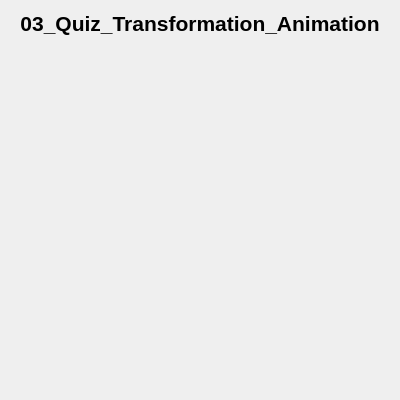
<?xml version="1.0" encoding="UTF-8"?>
<ui version="4.0">
 <class>window</class>
 <widget class="QWidget" name="window">
  <property name="geometry">
   <rect>
    <x>0</x>
    <y>0</y>
    <width>400</width>
    <height>400</height>
   </rect>
  </property>
  <property name="windowTitle">
   <string>window</string>
  </property>
  <layout class="QGridLayout" name="gridLayout">
   <item row="0" column="0">
    <widget class="QLabel" name="label">
     <property name="sizePolicy">
      <sizepolicy hsizetype="Preferred" vsizetype="Fixed">
       <horstretch>0</horstretch>
       <verstretch>0</verstretch>
      </sizepolicy>
     </property>
     <property name="font">
      <font>
       <pointsize>16</pointsize>
       <bold>true</bold>
      </font>
     </property>
     <property name="text">
      <string>03_Quiz_Transformation_Animation</string>
     </property>
     <property name="alignment">
      <set>Qt::AlignCenter</set>
     </property>
    </widget>
   </item>
   <item row="1" column="0">
    <widget class="glWidget" name="widget" native="true"/>
   </item>
  </layout>
 </widget>
 <customwidgets>
  <customwidget>
   <class>glWidget</class>
   <extends>QWidget</extends>
   <header location="global">glwidget.h</header>
   <container>1</container>
  </customwidget>
 </customwidgets>
 <resources/>
 <connections/>
</ui>
